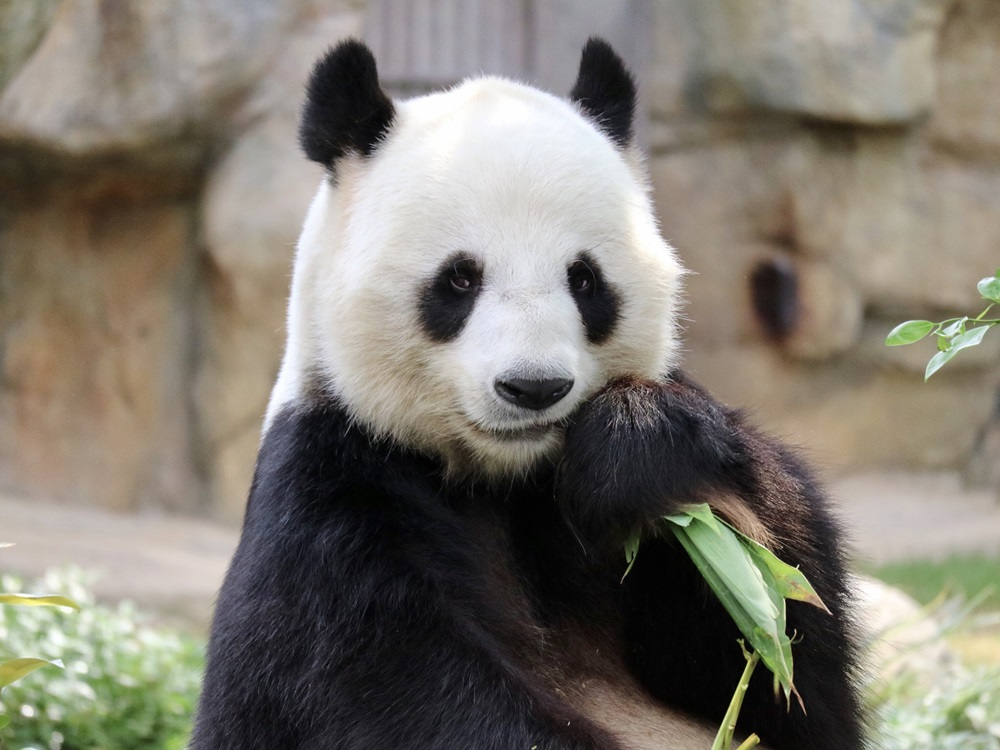
#> input picture spd.jpg, 1000 x 750 px
$ python lr_approx.py
#> lines starting #> are read from the running program, lines starting #| are printed output that depends on the picture
import cv2
import numpy as np

img = cv2.imread('spd.jpg', cv2.IMREAD_GRAYSCALE)
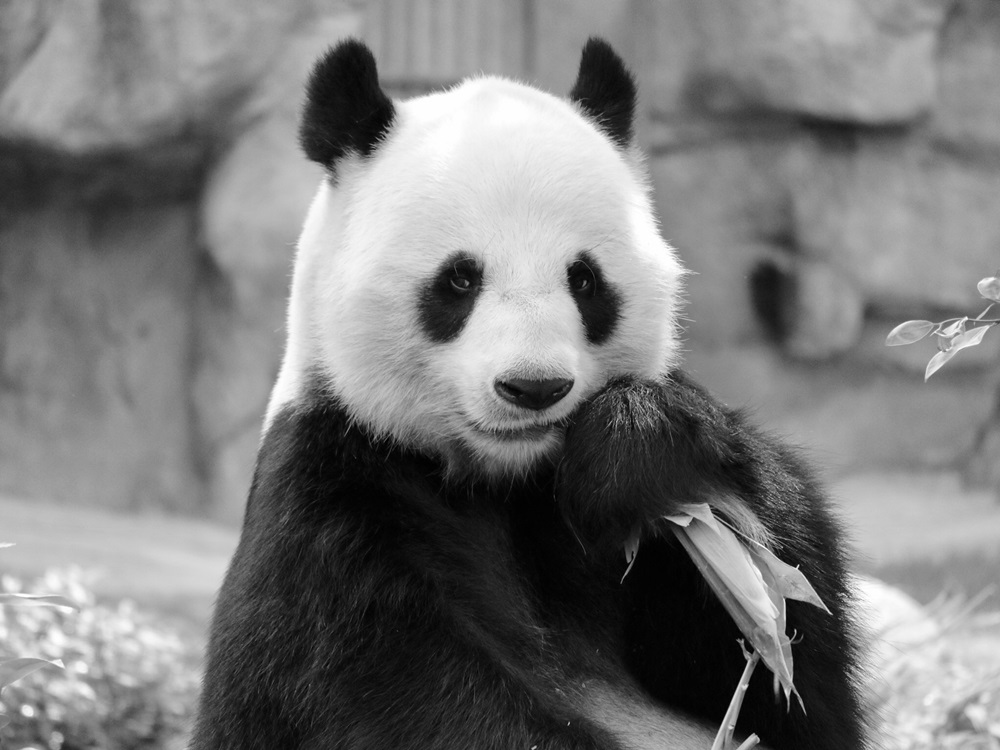
#> img: shape (750, 1000); min 0, max 255, mean 121.5
print('Image Dimensions: ', img.shape)
#| Image Dimensions:  (750, 1000)

# cv2.imshow('Example-show img in window', img)
# cv2.waitKey(0)
# cv2.destroyAllWindows()

$ run again, with gpd.jpg copied over spd.jpg
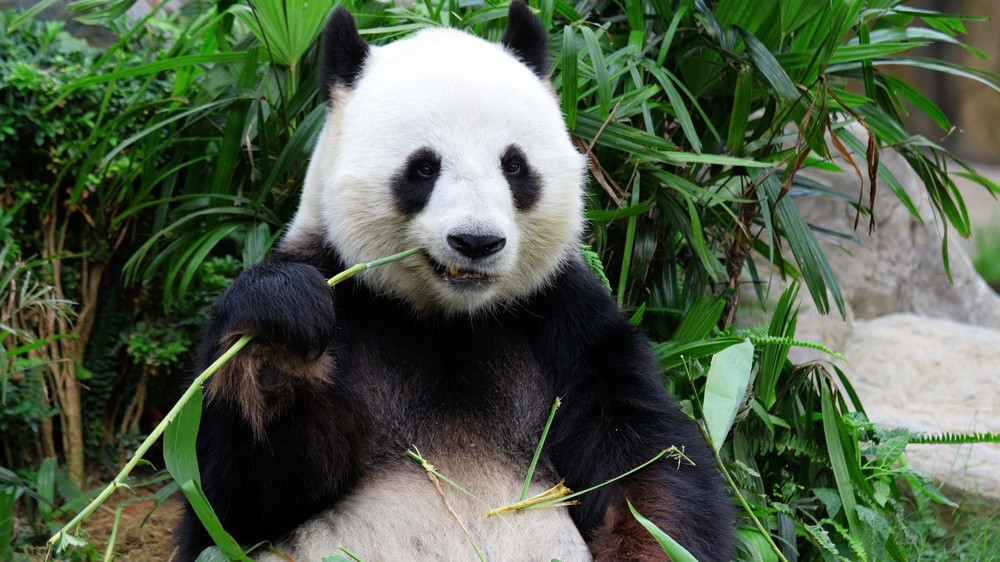
#> input picture gpd.jpg, 1000 x 562 px, shrunk from 2048 x 1152 before the run
#> `img = cv2.imread('spd.jpg', cv2.IMREAD_GRAYSCALE)`:
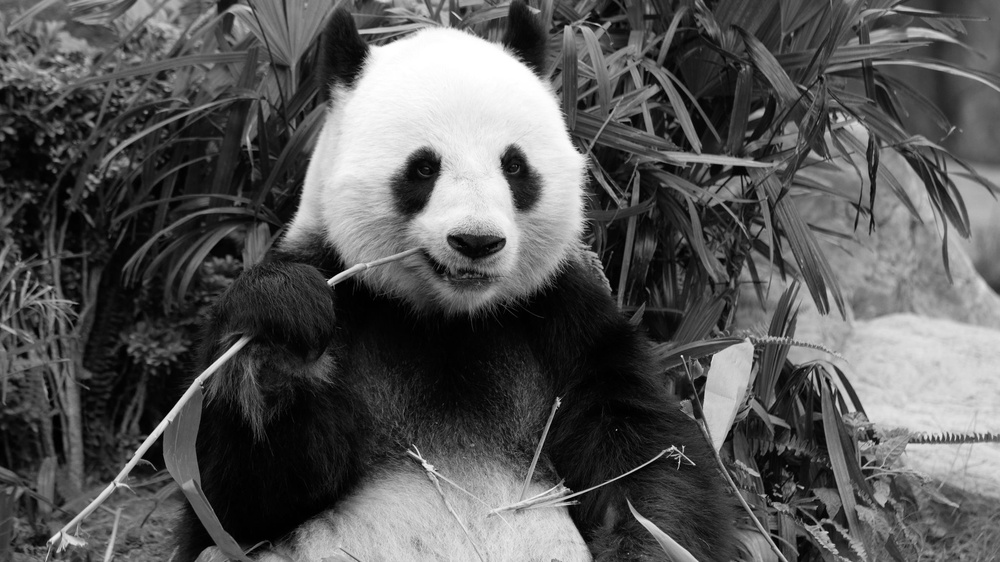
#> img: shape (562, 1000); min 0, max 255, mean 87.3
#| Image Dimensions:  (562, 1000)
